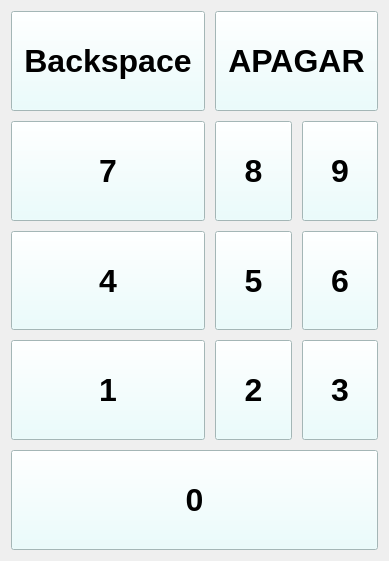
   <widget class="QWidget" name="layoutWidget">
    <property name="geometry">
     <rect>
      <x>790</x>
      <y>80</y>
      <width>371</width>
      <height>561</height>
     </rect>
    </property>
    <layout class="QGridLayout" name="gridLayout">
     <property name="spacing">
      <number>10</number>
     </property>
     <item row="2" column="2">
      <widget class="QToolButton" name="fiveButton">
       <property name="sizePolicy">
        <sizepolicy hsizetype="Expanding" vsizetype="Expanding">
         <horstretch>0</horstretch>
         <verstretch>0</verstretch>
        </sizepolicy>
       </property>
       <property name="font">
        <font>
         <family>Arial</family>
         <pointsize>24</pointsize>
         <weight>75</weight>
         <bold>true</bold>
        </font>
       </property>
       <property name="styleSheet">
        <string notr="true">background-color: rgb(229, 255, 255);</string>
       </property>
       <property name="text">
        <string>5</string>
       </property>
      </widget>
     </item>
     <item row="1" column="3">
      <widget class="QToolButton" name="nineButton">
       <property name="sizePolicy">
        <sizepolicy hsizetype="Expanding" vsizetype="Expanding">
         <horstretch>0</horstretch>
         <verstretch>0</verstretch>
        </sizepolicy>
       </property>
       <property name="font">
        <font>
         <family>Arial</family>
         <pointsize>24</pointsize>
         <weight>75</weight>
         <bold>true</bold>
        </font>
       </property>
       <property name="styleSheet">
        <string notr="true">background-color: rgb(229, 255, 255);</string>
       </property>
       <property name="text">
        <string>9</string>
       </property>
      </widget>
     </item>
     <item row="2" column="3">
      <widget class="QToolButton" name="sixButton">
       <property name="sizePolicy">
        <sizepolicy hsizetype="Expanding" vsizetype="Expanding">
         <horstretch>0</horstretch>
         <verstretch>0</verstretch>
        </sizepolicy>
       </property>
       <property name="font">
        <font>
         <family>Arial</family>
         <pointsize>24</pointsize>
         <weight>75</weight>
         <bold>true</bold>
        </font>
       </property>
       <property name="styleSheet">
        <string notr="true">background-color: rgb(229, 255, 255);</string>
       </property>
       <property name="text">
        <string>6</string>
       </property>
      </widget>
     </item>
     <item row="0" column="2" colspan="2">
      <widget class="QToolButton" name="clearButton">
       <property name="sizePolicy">
        <sizepolicy hsizetype="Expanding" vsizetype="Expanding">
         <horstretch>0</horstretch>
         <verstretch>0</verstretch>
        </sizepolicy>
       </property>
       <property name="font">
        <font>
         <family>Arial</family>
         <pointsize>24</pointsize>
         <weight>75</weight>
         <bold>true</bold>
        </font>
       </property>
       <property name="styleSheet">
        <string notr="true">background-color: rgb(229, 255, 255);</string>
       </property>
       <property name="text">
        <string>APAGAR</string>
       </property>
      </widget>
     </item>
     <item row="0" column="1">
      <widget class="QToolButton" name="backspaceButton">
       <property name="sizePolicy">
        <sizepolicy hsizetype="Expanding" vsizetype="Expanding">
         <horstretch>0</horstretch>
         <verstretch>0</verstretch>
        </sizepolicy>
       </property>
       <property name="font">
        <font>
         <family>Arial</family>
         <pointsize>24</pointsize>
         <weight>75</weight>
         <bold>true</bold>
        </font>
       </property>
       <property name="styleSheet">
        <string notr="true">background-color: rgb(229, 255, 255);</string>
       </property>
       <property name="text">
        <string>Backspace</string>
       </property>
      </widget>
     </item>
     <item row="1" column="1">
      <widget class="QToolButton" name="sevenButton">
       <property name="sizePolicy">
        <sizepolicy hsizetype="Expanding" vsizetype="Expanding">
         <horstretch>0</horstretch>
         <verstretch>0</verstretch>
        </sizepolicy>
       </property>
       <property name="font">
        <font>
         <family>Arial</family>
         <pointsize>24</pointsize>
         <weight>75</weight>
         <bold>true</bold>
        </font>
       </property>
       <property name="styleSheet">
        <string notr="true">background-color: rgb(229, 255, 255);</string>
       </property>
       <property name="text">
        <string>7</string>
       </property>
      </widget>
     </item>
     <item row="3" column="3">
      <widget class="QToolButton" name="threeButton">
       <property name="sizePolicy">
        <sizepolicy hsizetype="Expanding" vsizetype="Expanding">
         <horstretch>0</horstretch>
         <verstretch>0</verstretch>
        </sizepolicy>
       </property>
       <property name="font">
        <font>
         <family>Arial</family>
         <pointsize>24</pointsize>
         <weight>75</weight>
         <bold>true</bold>
        </font>
       </property>
       <property name="styleSheet">
        <string notr="true">background-color: rgb(229, 255, 255);</string>
       </property>
       <property name="text">
        <string>3</string>
       </property>
      </widget>
     </item>
     <item row="2" column="1">
      <widget class="QToolButton" name="fourButton">
       <property name="sizePolicy">
        <sizepolicy hsizetype="Expanding" vsizetype="Expanding">
         <horstretch>0</horstretch>
         <verstretch>0</verstretch>
        </sizepolicy>
       </property>
       <property name="font">
        <font>
         <family>Arial</family>
         <pointsize>24</pointsize>
         <weight>75</weight>
         <bold>true</bold>
        </font>
       </property>
       <property name="styleSheet">
        <string notr="true">background-color: rgb(229, 255, 255);</string>
       </property>
       <property name="text">
        <string>4</string>
       </property>
      </widget>
     </item>
     <item row="1" column="2">
      <widget class="QToolButton" name="eightButton">
       <property name="sizePolicy">
        <sizepolicy hsizetype="Expanding" vsizetype="Expanding">
         <horstretch>0</horstretch>
         <verstretch>0</verstretch>
        </sizepolicy>
       </property>
       <property name="font">
        <font>
         <family>Arial</family>
         <pointsize>24</pointsize>
         <weight>75</weight>
         <bold>true</bold>
        </font>
       </property>
       <property name="styleSheet">
        <string notr="true">background-color: rgb(229, 255, 255);</string>
       </property>
       <property name="text">
        <string>8</string>
       </property>
      </widget>
     </item>
     <item row="3" column="2">
      <widget class="QToolButton" name="twoButton">
       <property name="sizePolicy">
        <sizepolicy hsizetype="Expanding" vsizetype="Expanding">
         <horstretch>0</horstretch>
         <verstretch>0</verstretch>
        </sizepolicy>
       </property>
       <property name="font">
        <font>
         <family>Arial</family>
         <pointsize>24</pointsize>
         <weight>75</weight>
         <bold>true</bold>
        </font>
       </property>
       <property name="styleSheet">
        <string notr="true">background-color: rgb(229, 255, 255);</string>
       </property>
       <property name="text">
        <string>2</string>
       </property>
      </widget>
     </item>
     <item row="3" column="1">
      <widget class="QToolButton" name="oneButton">
       <property name="sizePolicy">
        <sizepolicy hsizetype="Expanding" vsizetype="Expanding">
         <horstretch>0</horstretch>
         <verstretch>0</verstretch>
        </sizepolicy>
       </property>
       <property name="font">
        <font>
         <family>Arial</family>
         <pointsize>24</pointsize>
         <weight>75</weight>
         <bold>true</bold>
        </font>
       </property>
       <property name="styleSheet">
        <string notr="true">background-color: rgb(229, 255, 255);</string>
       </property>
       <property name="text">
        <string>1</string>
       </property>
      </widget>
     </item>
     <item row="4" column="1" colspan="3">
      <widget class="QToolButton" name="zeroButton">
       <property name="sizePolicy">
        <sizepolicy hsizetype="Expanding" vsizetype="Expanding">
         <horstretch>0</horstretch>
         <verstretch>0</verstretch>
        </sizepolicy>
       </property>
       <property name="font">
        <font>
         <family>Arial</family>
         <pointsize>24</pointsize>
         <weight>75</weight>
         <bold>true</bold>
        </font>
       </property>
       <property name="styleSheet">
        <string notr="true">background-color: rgb(229, 255, 255);</string>
       </property>
       <property name="text">
        <string>0</string>
       </property>
      </widget>
     </item>
    </layout>
   </widget>
